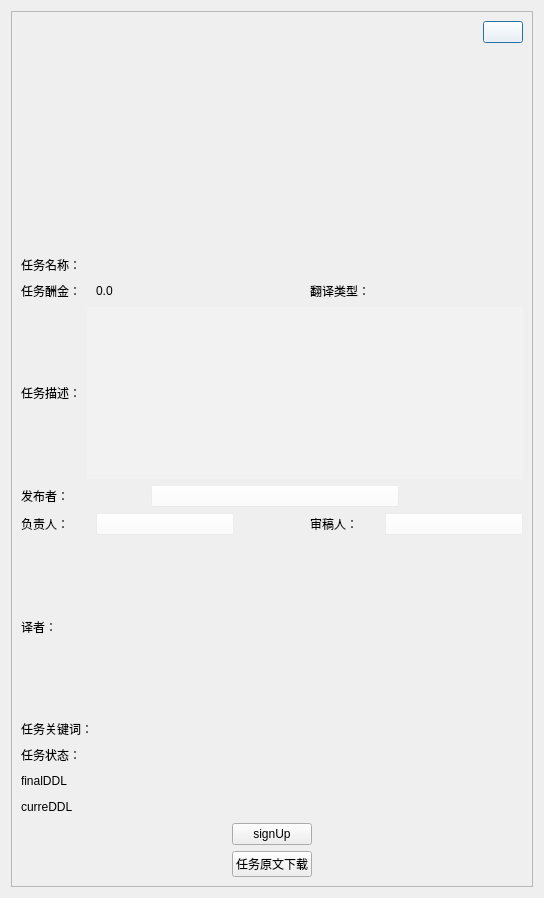
<?xml version="1.0" encoding="UTF-8"?>
<ui version="4.0">
 <class>AssignmentDetails_ui</class>
 <widget class="QDialog" name="AssignmentDetails_ui">
  <property name="geometry">
   <rect>
    <x>0</x>
    <y>0</y>
    <width>544</width>
    <height>898</height>
   </rect>
  </property>
  <property name="windowTitle">
   <string>Dialog</string>
  </property>
  <layout class="QHBoxLayout" name="horizontalLayout_13">
   <item>
    <widget class="QFrame" name="frame">
     <property name="styleSheet">
      <string notr="true">#frame
{
	border-image: url(:/new/prefix1/m_icon/58a6bf16282d2.png);
}

#btnPublisher
{
	background-color: rgba(255, 255, 255, 40);
}

#btnReviewer
{
	background-color: rgba(255, 255, 255, 40);
}

#btnManager
{
	background-color: rgba(255, 255, 255, 40);
}

#tableWidget
{
	background-color: rgba(255, 255, 255, 0);
}

#btnClose
{
	background-color: rgba(255, 255, 255, 40);
}

#textDescription
{
	background-color: rgba(255, 255, 255, 40);
	border-width:0;
	border-style:outset;
}

#labelPicture
{
	font: 24pt &quot;ISOCT2&quot;;
}
</string>
     </property>
     <property name="frameShape">
      <enum>QFrame::StyledPanel</enum>
     </property>
     <property name="frameShadow">
      <enum>QFrame::Raised</enum>
     </property>
     <layout class="QVBoxLayout" name="verticalLayout">
      <item>
       <layout class="QHBoxLayout" name="horizontalLayout_15">
        <item>
         <spacer name="horizontalSpacer_14">
          <property name="orientation">
           <enum>Qt::Horizontal</enum>
          </property>
          <property name="sizeHint" stdset="0">
           <size>
            <width>40</width>
            <height>20</height>
           </size>
          </property>
         </spacer>
        </item>
        <item>
         <widget class="QPushButton" name="btnClose">
          <property name="cursor">
           <cursorShape>PointingHandCursor</cursorShape>
          </property>
          <property name="styleSheet">
           <string notr="true">border-image: url(:/new/prefix1/m_icon/close-circle.png);</string>
          </property>
          <property name="text">
           <string/>
          </property>
          <property name="icon">
           <iconset>
            <normaloff>:/new/prefix1/C:/Users/z/Desktop/icon_image/close-circle.png</normaloff>:/new/prefix1/C:/Users/z/Desktop/icon_image/close-circle.png</iconset>
          </property>
         </widget>
        </item>
       </layout>
      </item>
      <item>
       <layout class="QHBoxLayout" name="horizontalLayout_2">
        <item>
         <spacer name="horizontalSpacer">
          <property name="orientation">
           <enum>Qt::Horizontal</enum>
          </property>
          <property name="sizeHint" stdset="0">
           <size>
            <width>13</width>
            <height>78</height>
           </size>
          </property>
         </spacer>
        </item>
        <item>
         <widget class="QLabel" name="labelPicture">
          <property name="minimumSize">
           <size>
            <width>200</width>
            <height>200</height>
           </size>
          </property>
          <property name="maximumSize">
           <size>
            <width>200</width>
            <height>200</height>
           </size>
          </property>
          <property name="styleSheet">
           <string notr="true">border-image: url(:/new/prefix1/m_icon/assignment.png);</string>
          </property>
          <property name="text">
           <string/>
          </property>
         </widget>
        </item>
        <item>
         <spacer name="horizontalSpacer_2">
          <property name="orientation">
           <enum>Qt::Horizontal</enum>
          </property>
          <property name="sizeHint" stdset="0">
           <size>
            <width>13</width>
            <height>78</height>
           </size>
          </property>
         </spacer>
        </item>
       </layout>
      </item>
      <item>
       <layout class="QHBoxLayout" name="horizontalLayout_3" stretch="1,2,1">
        <item>
         <widget class="QLabel" name="labelName">
          <property name="sizePolicy">
           <sizepolicy hsizetype="Expanding" vsizetype="Preferred">
            <horstretch>0</horstretch>
            <verstretch>0</verstretch>
           </sizepolicy>
          </property>
          <property name="text">
           <string>任务名称：</string>
          </property>
         </widget>
        </item>
        <item>
         <widget class="QLabel" name="labelNameShow">
          <property name="text">
           <string/>
          </property>
         </widget>
        </item>
        <item>
         <spacer name="horizontalSpacer_7">
          <property name="orientation">
           <enum>Qt::Horizontal</enum>
          </property>
          <property name="sizeHint" stdset="0">
           <size>
            <width>40</width>
            <height>20</height>
           </size>
          </property>
         </spacer>
        </item>
       </layout>
      </item>
      <item>
       <layout class="QHBoxLayout" name="horizontalLayout" stretch="1,2,1,1,2">
        <item>
         <widget class="QLabel" name="labelM">
          <property name="text">
           <string>任务酬金：</string>
          </property>
         </widget>
        </item>
        <item>
         <widget class="QLabel" name="labelMoney">
          <property name="sizePolicy">
           <sizepolicy hsizetype="Expanding" vsizetype="Preferred">
            <horstretch>0</horstretch>
            <verstretch>0</verstretch>
           </sizepolicy>
          </property>
          <property name="text">
           <string>0.0</string>
          </property>
         </widget>
        </item>
        <item>
         <spacer name="horizontalSpacer_6">
          <property name="orientation">
           <enum>Qt::Horizontal</enum>
          </property>
          <property name="sizeHint" stdset="0">
           <size>
            <width>40</width>
            <height>20</height>
           </size>
          </property>
         </spacer>
        </item>
        <item>
         <widget class="QLabel" name="label">
          <property name="text">
           <string>翻译类型：</string>
          </property>
         </widget>
        </item>
        <item>
         <widget class="QLabel" name="labelLanguage">
          <property name="text">
           <string/>
          </property>
         </widget>
        </item>
       </layout>
      </item>
      <item>
       <layout class="QHBoxLayout" name="horizontalLayout_4">
        <item>
         <widget class="QLabel" name="labelDes">
          <property name="text">
           <string>任务描述：</string>
          </property>
         </widget>
        </item>
        <item>
         <widget class="QTextBrowser" name="textDescription"/>
        </item>
       </layout>
      </item>
      <item>
       <layout class="QHBoxLayout" name="horizontalLayout_5" stretch="1,2,1">
        <item>
         <widget class="QLabel" name="labelPublisher">
          <property name="text">
           <string>发布者：</string>
          </property>
         </widget>
        </item>
        <item>
         <widget class="QPushButton" name="btnPublisher">
          <property name="styleSheet">
           <string notr="true"/>
          </property>
          <property name="text">
           <string/>
          </property>
         </widget>
        </item>
        <item>
         <spacer name="horizontalSpacer_5">
          <property name="orientation">
           <enum>Qt::Horizontal</enum>
          </property>
          <property name="sizeHint" stdset="0">
           <size>
            <width>13</width>
            <height>17</height>
           </size>
          </property>
         </spacer>
        </item>
       </layout>
      </item>
      <item>
       <layout class="QHBoxLayout" name="horizontalLayout_6" stretch="1,2,1,1,2">
        <item>
         <widget class="QLabel" name="labelManager">
          <property name="text">
           <string>负责人：</string>
          </property>
         </widget>
        </item>
        <item>
         <widget class="QPushButton" name="btnManager">
          <property name="text">
           <string/>
          </property>
         </widget>
        </item>
        <item>
         <spacer name="horizontalSpacer_4">
          <property name="orientation">
           <enum>Qt::Horizontal</enum>
          </property>
          <property name="sizeHint" stdset="0">
           <size>
            <width>13</width>
            <height>17</height>
           </size>
          </property>
         </spacer>
        </item>
        <item>
         <widget class="QLabel" name="labelManager_2">
          <property name="text">
           <string>审稿人：</string>
          </property>
         </widget>
        </item>
        <item>
         <widget class="QPushButton" name="btnReviewer">
          <property name="text">
           <string/>
          </property>
         </widget>
        </item>
       </layout>
      </item>
      <item>
       <layout class="QHBoxLayout" name="horizontalLayout_7" stretch="1,3,1">
        <item>
         <widget class="QLabel" name="labelTrans">
          <property name="text">
           <string>译者：</string>
          </property>
         </widget>
        </item>
        <item>
         <widget class="QTableWidget" name="tableWidget">
          <property name="styleSheet">
           <string notr="true"/>
          </property>
         </widget>
        </item>
        <item>
         <spacer name="horizontalSpacer_3">
          <property name="orientation">
           <enum>Qt::Horizontal</enum>
          </property>
          <property name="sizeHint" stdset="0">
           <size>
            <width>179</width>
            <height>20</height>
           </size>
          </property>
         </spacer>
        </item>
       </layout>
      </item>
      <item>
       <layout class="QHBoxLayout" name="horizontalLayout_8" stretch="1,3,1">
        <item>
         <widget class="QLabel" name="labelKeys">
          <property name="text">
           <string>任务关键词：</string>
          </property>
         </widget>
        </item>
        <item>
         <widget class="QLabel" name="labelkey1">
          <property name="text">
           <string/>
          </property>
         </widget>
        </item>
        <item>
         <spacer name="horizontalSpacer_13">
          <property name="orientation">
           <enum>Qt::Horizontal</enum>
          </property>
          <property name="sizeHint" stdset="0">
           <size>
            <width>40</width>
            <height>20</height>
           </size>
          </property>
         </spacer>
        </item>
       </layout>
      </item>
      <item>
       <layout class="QHBoxLayout" name="horizontalLayout_9" stretch="1,3,1">
        <item>
         <widget class="QLabel" name="labelSta">
          <property name="text">
           <string>任务状态：</string>
          </property>
         </widget>
        </item>
        <item>
         <widget class="QLabel" name="labelStatus">
          <property name="text">
           <string/>
          </property>
         </widget>
        </item>
        <item>
         <spacer name="horizontalSpacer_8">
          <property name="orientation">
           <enum>Qt::Horizontal</enum>
          </property>
          <property name="sizeHint" stdset="0">
           <size>
            <width>174</width>
            <height>20</height>
           </size>
          </property>
         </spacer>
        </item>
       </layout>
      </item>
      <item>
       <layout class="QHBoxLayout" name="horizontalLayout_10" stretch="1,3,1">
        <item>
         <widget class="QLabel" name="labelfinalDDL">
          <property name="text">
           <string>finalDDL</string>
          </property>
         </widget>
        </item>
        <item>
         <widget class="QLabel" name="labelDDL_FINAL">
          <property name="text">
           <string/>
          </property>
         </widget>
        </item>
        <item>
         <spacer name="horizontalSpacer_12">
          <property name="orientation">
           <enum>Qt::Horizontal</enum>
          </property>
          <property name="sizeHint" stdset="0">
           <size>
            <width>157</width>
            <height>20</height>
           </size>
          </property>
         </spacer>
        </item>
       </layout>
      </item>
      <item>
       <layout class="QHBoxLayout" name="horizontalLayout_11" stretch="1,3,1">
        <item>
         <widget class="QLabel" name="labelCurrentDDL">
          <property name="text">
           <string>curreDDL</string>
          </property>
         </widget>
        </item>
        <item>
         <widget class="QLabel" name="labelDDL_CUR">
          <property name="text">
           <string/>
          </property>
         </widget>
        </item>
        <item>
         <spacer name="horizontalSpacer_9">
          <property name="orientation">
           <enum>Qt::Horizontal</enum>
          </property>
          <property name="sizeHint" stdset="0">
           <size>
            <width>152</width>
            <height>20</height>
           </size>
          </property>
         </spacer>
        </item>
       </layout>
      </item>
      <item>
       <layout class="QHBoxLayout" name="horizontalLayout_12">
        <item>
         <spacer name="horizontalSpacer_11">
          <property name="orientation">
           <enum>Qt::Horizontal</enum>
          </property>
          <property name="sizeHint" stdset="0">
           <size>
            <width>120</width>
            <height>20</height>
           </size>
          </property>
         </spacer>
        </item>
        <item>
         <widget class="QPushButton" name="btnSignUp">
          <property name="styleSheet">
           <string notr="true">border-color: rgb(255, 255, 255);</string>
          </property>
          <property name="text">
           <string>signUp</string>
          </property>
         </widget>
        </item>
        <item>
         <spacer name="horizontalSpacer_10">
          <property name="orientation">
           <enum>Qt::Horizontal</enum>
          </property>
          <property name="sizeHint" stdset="0">
           <size>
            <width>102</width>
            <height>17</height>
           </size>
          </property>
         </spacer>
        </item>
       </layout>
      </item>
      <item>
       <layout class="QHBoxLayout" name="horizontalLayout_14">
        <item>
         <spacer name="horizontalSpacer_15">
          <property name="orientation">
           <enum>Qt::Horizontal</enum>
          </property>
          <property name="sizeHint" stdset="0">
           <size>
            <width>120</width>
            <height>20</height>
           </size>
          </property>
         </spacer>
        </item>
        <item>
         <widget class="QPushButton" name="btndownload">
          <property name="styleSheet">
           <string notr="true">border-color: rgb(255, 255, 255);</string>
          </property>
          <property name="text">
           <string>任务原文下载</string>
          </property>
         </widget>
        </item>
        <item>
         <spacer name="horizontalSpacer_16">
          <property name="orientation">
           <enum>Qt::Horizontal</enum>
          </property>
          <property name="sizeHint" stdset="0">
           <size>
            <width>102</width>
            <height>17</height>
           </size>
          </property>
         </spacer>
        </item>
       </layout>
      </item>
     </layout>
    </widget>
   </item>
  </layout>
 </widget>
 <resources/>
 <connections/>
</ui>
